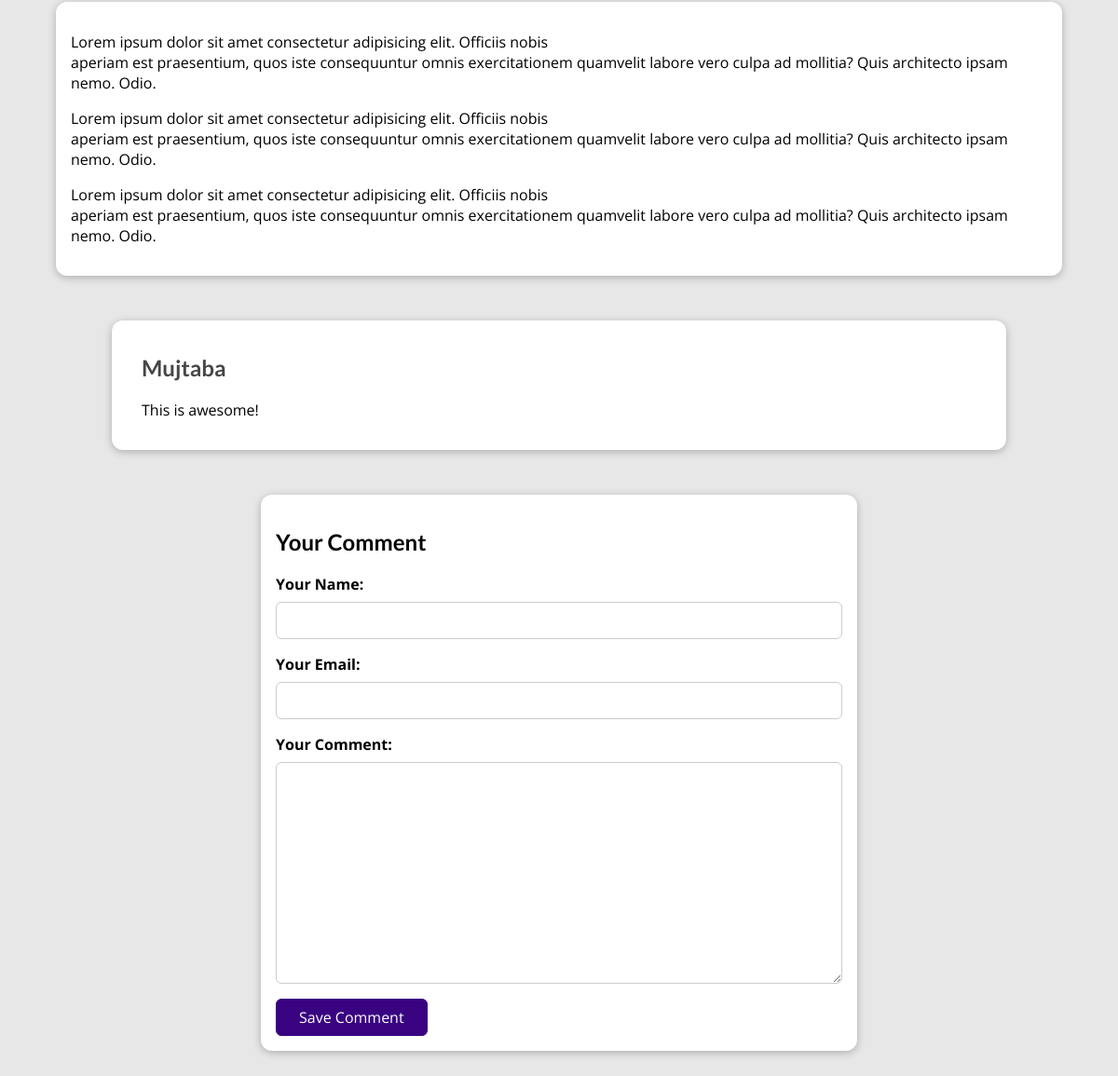
Page /posts/hike-in-the-mountains (lower part) on the earlier database version.
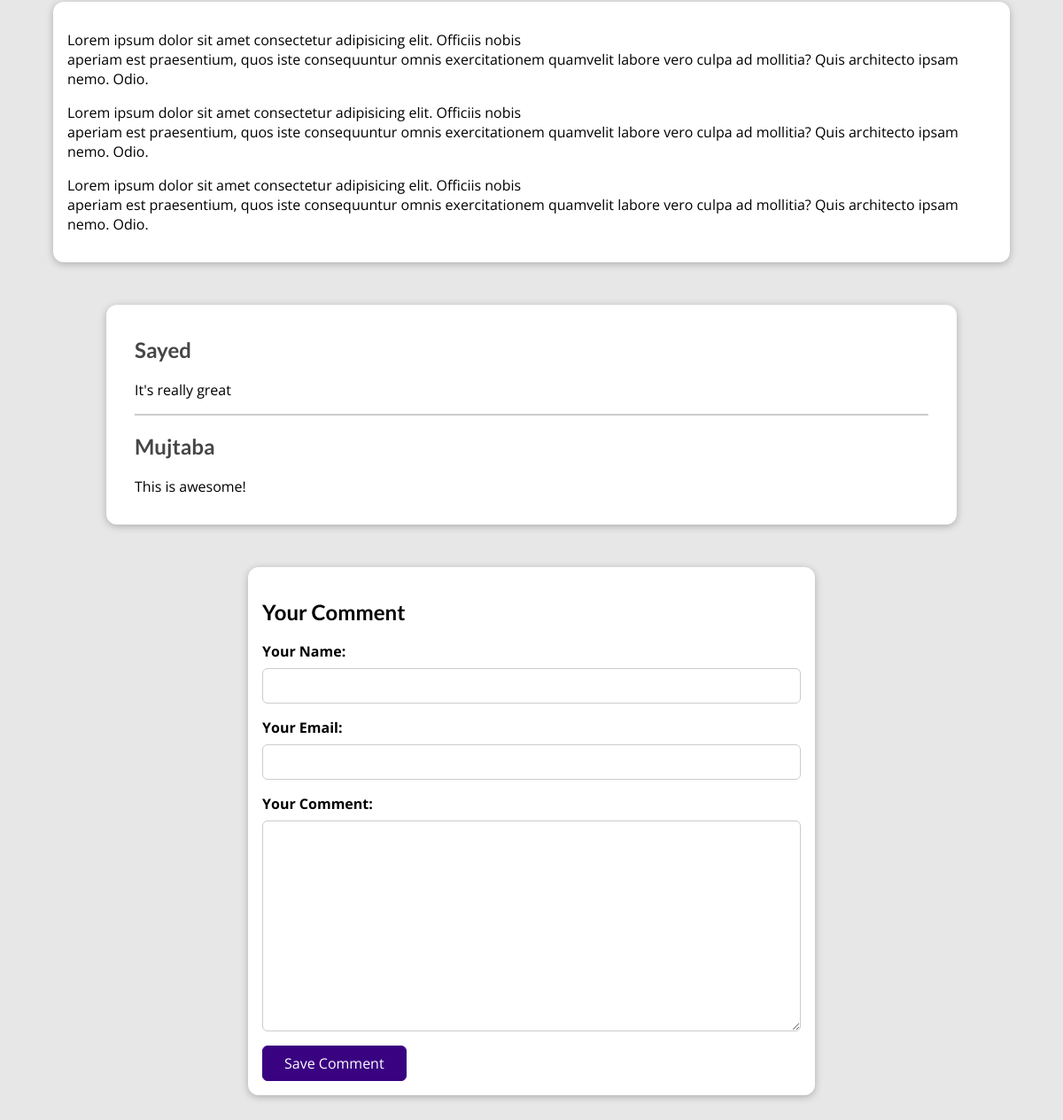
Same page on the later database version.
### blog/models.py (models this page shows, shortened)
class Comment(models.Model):
    user_name = models.CharField(max_length=120)
    user_email = models.EmailField()
    text = models.TextField(max_length=400)
    post = models.ForeignKey(Post, on_delete=models.CASCADE, related_name="comments")

### blog/views.py (the view, shortened to what this page needs)
# urls.py: path("posts/<slug:slug>", views.SinglePostView.as_view(), name="post-detail-page"), #/posts/my-first-post
class SinglePostView(View):
    def is_stored_post(self, request, post_id):
        stored_posts = request.session.get("stored_posts")
        if stored_posts is not None:
            is_save_for_later = post_id in stored_posts
        else:
            is_save_for_later = False
        return is_save_for_later
    def get(self, request, slug):
        post = Post.objects.get(slug=slug)
        context = {
            "post": post,
            "post_tags": post.tags.all(),
            "comment_form": CommentForm(),
            "comments": post.comments.all().order_by("-id"),
            "saved_for_later": self.is_stored_post(request, post.id)
        }
        return render(request, "blog/post-detail.html", context)

### blog/forms.py
class CommentForm(forms.ModelForm):
    class Meta:
        model = Comment
        exclude = ["post"]
        labels = {
            "user_name": "Your Name",
            "user_email": "Your Email",
            "text": "Your Comment"
        }

### blog/models.py (called while the page is built)
    def full_name(self):
        return f"{self.first_name} {self.last_name}"

    def __str__(self):
        return self.full_name()

### blog/templates/blog/post-detail.html (shortened to what this page needs)
{% extends "base.html" %}
{% load static %}
{% block css_files %}
<link rel="stylesheet" href="{% static "blog/post-detail.css" %}" />
{% endblock %}
{% block content %}
<main>
  {{ post.content|linebreaks }}
</main>
<section id="comments">
  <ul>
    {% for comment in comments %}
      <li>
        <h2>{{ comment.user_name }}</h2>
        <p>{{ comment.text|linebreaks }}</p>
      </li>
    {% endfor %}
  </ul>
</section>
<section id="comment-form">
  <h2>Your Comment</h2>
  <form action="{% url 'post-detail-page' post.slug %}" method="POST">
    {% for form_field in comment_form %}
      <div class="form-control {% if form_field.error %}invalid{% endif %} ">
        {{ form_field.label_tag }}
        {{ form_field }}
      </div>
    {% endfor %}
    <button>Save Comment</button>
  </form>
</section>
{% endblock %}

Differences in the rows shown:
added Comment: user_name "Sayed", text "It's really great"
